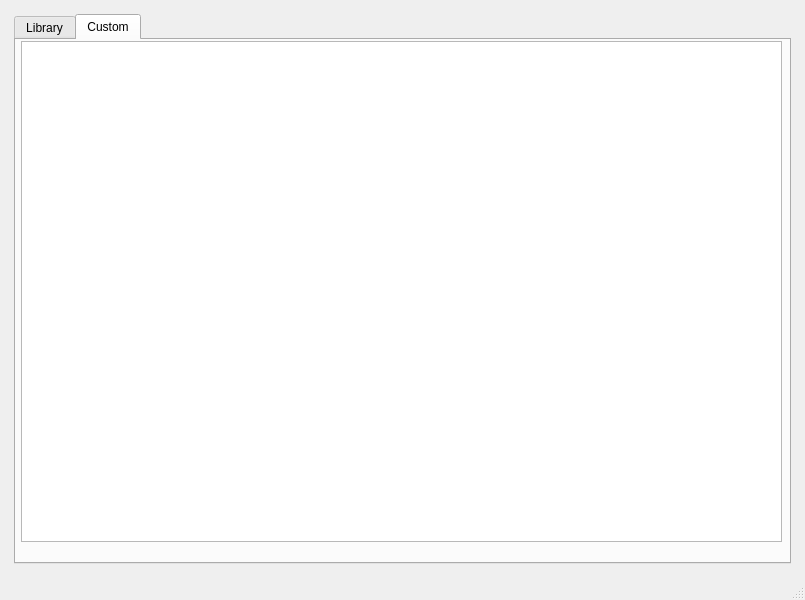
<?xml version="1.0" encoding="UTF-8"?>
<ui version="4.0">
 <class>MainWindow</class>
 <widget class="QMainWindow" name="MainWindow">
  <property name="geometry">
   <rect>
    <x>0</x>
    <y>0</y>
    <width>805</width>
    <height>600</height>
   </rect>
  </property>
  <property name="windowTitle">
   <string>MainWindow</string>
  </property>
  <widget class="QWidget" name="centralwidget">
   <layout class="QGridLayout" name="gridLayout">
    <item row="0" column="0">
     <layout class="QVBoxLayout" name="controlsVerticalLayout">
      <property name="margin">
       <number>5</number>
      </property>
      <item>
       <widget class="QTabWidget" name="tabWidget">
        <property name="currentIndex">
         <number>1</number>
        </property>
        <widget class="QWidget" name="Library">
         <attribute name="title">
          <string>Library</string>
         </attribute>
        </widget>
        <widget class="QWidget" name="Custom">
         <attribute name="title">
          <string>Custom</string>
         </attribute>
         <widget class="QListWidget" name="listWidget">
          <property name="geometry">
           <rect>
            <x>5</x>
            <y>1</y>
            <width>761</width>
            <height>501</height>
           </rect>
          </property>
         </widget>
        </widget>
       </widget>
      </item>
     </layout>
    </item>
   </layout>
  </widget>
  <widget class="QMenuBar" name="menubar">
   <property name="geometry">
    <rect>
     <x>0</x>
     <y>0</y>
     <width>805</width>
     <height>21</height>
    </rect>
   </property>
  </widget>
  <widget class="QStatusBar" name="statusbar"/>
 </widget>
 <resources/>
 <connections/>
</ui>
